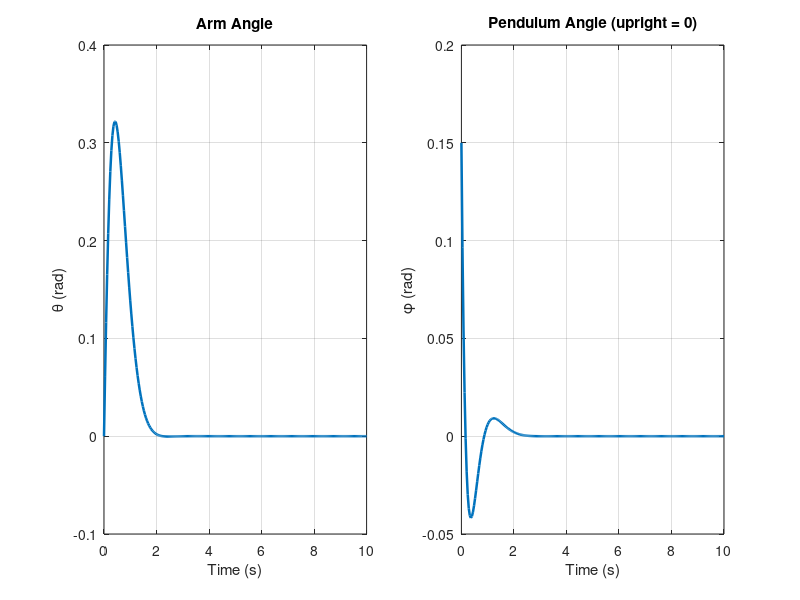

This figure's MATLAB source: (Note: this script raises an error after producing the figure.)
clear; clc; close all;

g = 9.81;
m = 0.127;
r = 0.216;
L = 0.337;
l = L/2;

Ip      = (1/12)*m*L^2;
I_phi   = Ip + m*l^2;
Ia      = 0.00297;
I_theta = Ia + m*r^2;
Delta   = I_theta*I_phi - (m*r*l)^2;

A = [ 0, 1, 0, 0;
      0, 0, -(m^2*g*r*l^2)/Delta, 0;
      0, 0, 0, 1;
      0, 0,  (m*g*l*I_theta)/Delta, 0 ];

B = [ 0;
      I_phi/Delta;
      0;
      -(m*r*l)/Delta ];

n = size(A,1);

Co = ctrb(A,B);
if rank(Co) < n
    warning('System is not fully controllable; LQR may fail.');
end

Q = diag([10, 1, 100, 10]);
R = 0.05;

H = [ A, -B*(1/R)*B';
     -Q,  -A'];
[V,D] = eig(H);
lambda = diag(D);
idx = find(real(lambda) < 0);
V_stable = V(:,idx);
X1 = V_stable(1:n,:);
X2 = V_stable(n+1:end,:);
P = real(X2/X1);
K = (1/R)*B'*P;

A_cl = A - B*K;

t_span = 0:0.04:10;
x0 = [0; 0; 0.15; 0];
X = zeros(length(t_span), n);

for i = 1:length(t_span)
    X(i,:) = (expm(A_cl*t_span(i))*x0).';
end

theta = X(:,1);
phi   = X(:,3);

figure('Color','w','Position',[100 100 900 400]);
subplot(1,2,1);
plot(t_span, theta, 'LineWidth', 1.8); grid on;
xlabel('Time (s)'); ylabel('\theta (rad)');
title('Arm Angle');

subplot(1,2,2);
plot(t_span, phi, 'LineWidth', 1.8); grid on;
xlabel('Time (s)'); ylabel('\phi (rad)');
title('Pendulum Angle (upright = 0)');

% video
v = VideoWriter('Pendulum_LQR.mp4','MPEG-4');
v.FrameRate = 25;
open(v);

fig = figure('Color','w','Position',[100 100 900 600]);
hold on; grid on; axis equal;
axis([-0.6 0.6 -0.6 0.6 -0.1 0.8]);
view(40,25);
xlabel('X (m)'); ylabel('Y (m)'); zlabel('Z (m)');

plot3(0,0,0,'ks','MarkerSize',12,'MarkerFaceColor','k');
hArm   = line([0 0],[0 0],[0 0],'Color','b','LineWidth',4);
hPend  = line([0 0],[0 0],[0 0],'Color','r','LineWidth',4);
hJoint = plot3(0,0,0,'ko','MarkerFaceColor','y','MarkerSize',6);
hTitle = title('');

for i = 1:length(t_span)
    th = theta(i);
    ph = phi(i);

    xj = r*cos(th);
    yj = r*sin(th);
    zj = 0;

    xt = xj - L*sin(ph)*sin(th);
    yt = yj + L*sin(ph)*cos(th);
    zt = L*cos(ph);

    set(hArm,  'XData',[0 xj], 'YData',[0 yj], 'ZData',[0 zj]);
    set(hPend, 'XData',[xj xt],'YData',[yj yt],'ZData',[zj zt]);
    set(hJoint,'XData',xj,     'YData',yj,     'ZData',zj);
    set(hTitle,'String',sprintf('Infinite-Horizon LQR | t = %.2f s', t_span(i)));

    drawnow;

    f = getframe(fig);
    if mod(size(f.cdata,1),2), f.cdata(end,:,:) = []; end
    if mod(size(f.cdata,2),2), f.cdata(:,end,:) = []; end
    writeVideo(v,f);
end

close(v);
